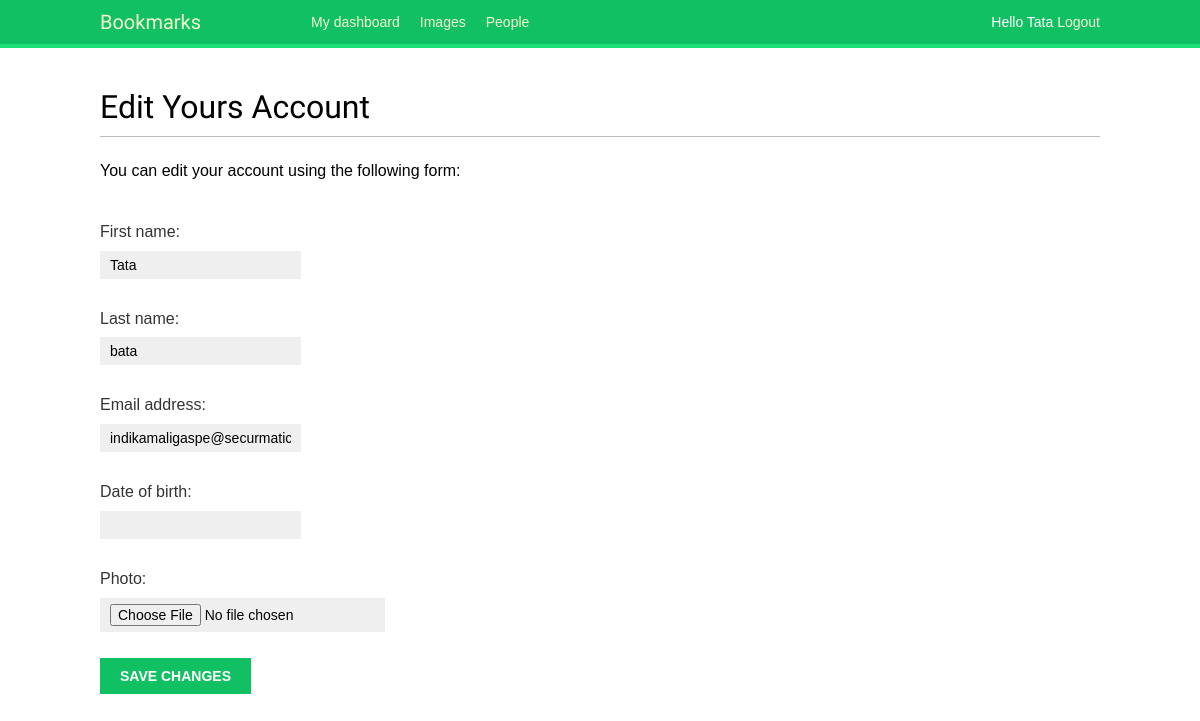
Before: /account/edit/ (signed in) with the older database file.
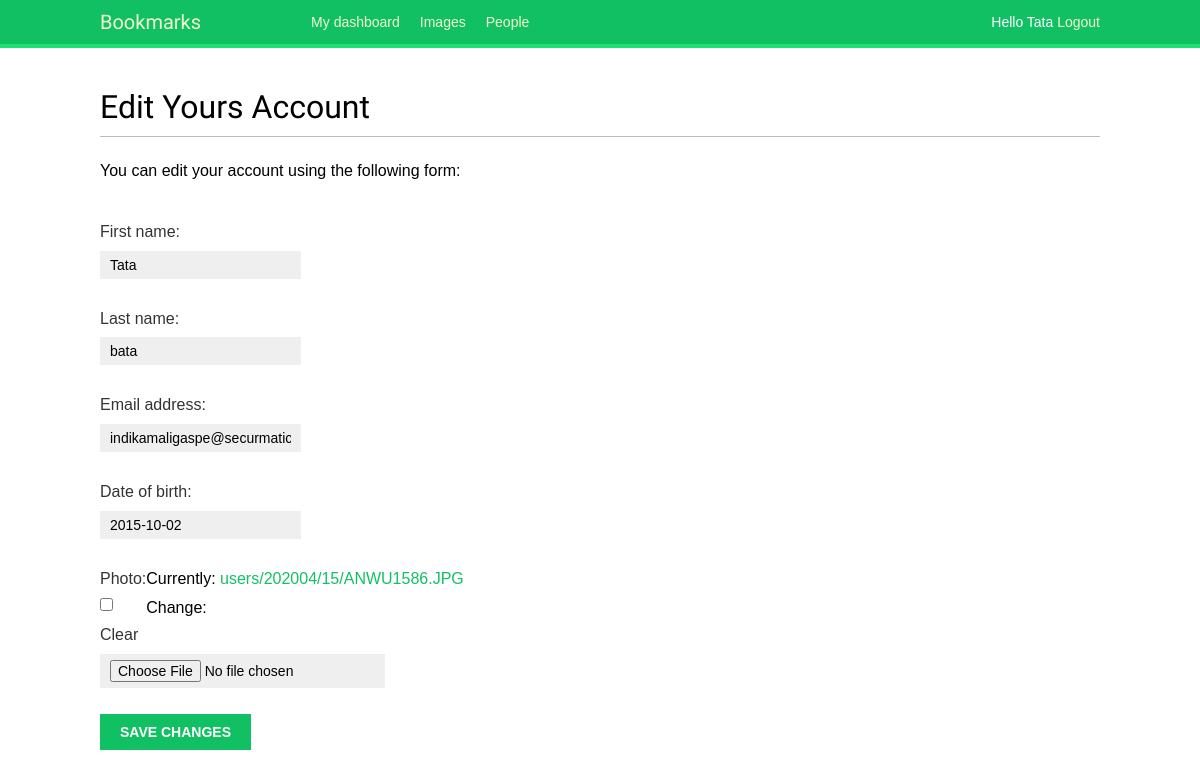
After: the same page with the newer database file.
### account/models.py (models this page shows, shortened)
class Profile(models.Model):
    user = models.OneToOneField(settings.AUTH_USER_MODEL, on_delete=models.CASCADE)
    date_of_birth = models.DateField(blank=True, null = True)
    photo = models.ImageField(upload_to='users/%Y%m/%d/', blank=True)

### account/views.py (the view)
# urls.py: path('edit/',views.edit, name='edit'),
@login_required
def edit(request):
    if request.method == 'POST':
        user_form = UserEditForm(instance = request.user,
                                data = request.POST)
        profile_form = ProfileEditForm(instance = request.user.profile,
                                        data = request.POST,
                                        files =  request.FILES)
        if user_form.is_valid() and profile_form.is_valid():
            user_form.save()
            profile_form.save()
            messages.success(request, 'Profile updated successfully')
        else:
            messages.error(request, 'Error updating your profile')
    else:
        user_form = UserEditForm(instance = request.user)
        try:
            profile_form = ProfileEditForm(instance=request.user.profile)
        except:
            print ('error')
            profile_form = ProfileEditForm()
    return render (request,
                   'account/edit.html',
                   {'user_form': user_form,
                   'profile_form': profile_form})

### account/forms.py
class UserEditForm(forms.ModelForm):
    class Meta:
        model = User
        fields = ('first_name', 'last_name','email')

class ProfileEditForm(forms.ModelForm):
    class Meta:
        model = Profile
        fields = ('date_of_birth', 'photo')

### account/templates/account/edit.html (shortened to what this page needs)
{% extends "base.html" %}
{% block content %}
    <h1>Edit Yours Account </h1>
    <p>You can edit your account using the following form: </p>
    <form action="." method="post" enctype="multipart/form-data">
        {{ user_form.as_p }}
        {{ profile_form.as_p }}
        <p><input type="Submit" value="Save changes"></p>
    </form>
{% endblock %}

Changed rows visible on the page:
added Profile: date_of_birth "2015-10-02"
Other visible differences:
form field as_p: (not shown) → "☐"
text no longer shown: "Date of birth: Photo:"
text now shown: "Date of birth: Photo: Currently: users/202004/15/ANWU1586.JPG Clear Change:"
